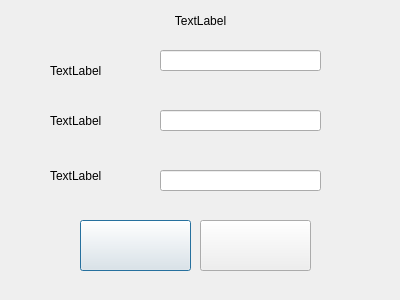
<?xml version="1.0" encoding="UTF-8"?>
<ui version="4.0">
 <class>Register</class>
 <widget class="QDialog" name="Register">
  <property name="geometry">
   <rect>
    <x>0</x>
    <y>0</y>
    <width>400</width>
    <height>300</height>
   </rect>
  </property>
  <property name="cursor">
   <cursorShape>ArrowCursor</cursorShape>
  </property>
  <property name="windowTitle">
   <string>注册</string>
  </property>
  <widget class="QLineEdit" name="username">
   <property name="geometry">
    <rect>
     <x>160</x>
     <y>50</y>
     <width>161</width>
     <height>21</height>
    </rect>
   </property>
   <property name="text">
    <string/>
   </property>
  </widget>
  <widget class="QLabel" name="label">
   <property name="geometry">
    <rect>
     <x>50</x>
     <y>50</y>
     <width>101</width>
     <height>41</height>
    </rect>
   </property>
   <property name="text">
    <string>TextLabel</string>
   </property>
  </widget>
  <widget class="QLineEdit" name="password">
   <property name="geometry">
    <rect>
     <x>160</x>
     <y>110</y>
     <width>161</width>
     <height>21</height>
    </rect>
   </property>
   <property name="text">
    <string/>
   </property>
   <property name="echoMode">
    <enum>QLineEdit::Password</enum>
   </property>
  </widget>
  <widget class="QLabel" name="label_2">
   <property name="geometry">
    <rect>
     <x>50</x>
     <y>100</y>
     <width>101</width>
     <height>41</height>
    </rect>
   </property>
   <property name="text">
    <string>TextLabel</string>
   </property>
  </widget>
  <widget class="QLineEdit" name="checkpassword">
   <property name="geometry">
    <rect>
     <x>160</x>
     <y>170</y>
     <width>161</width>
     <height>21</height>
    </rect>
   </property>
   <property name="text">
    <string/>
   </property>
   <property name="echoMode">
    <enum>QLineEdit::Password</enum>
   </property>
  </widget>
  <widget class="QLabel" name="label_3">
   <property name="geometry">
    <rect>
     <x>50</x>
     <y>150</y>
     <width>101</width>
     <height>51</height>
    </rect>
   </property>
   <property name="text">
    <string>TextLabel</string>
   </property>
  </widget>
  <widget class="QPushButton" name="register_button">
   <property name="geometry">
    <rect>
     <x>80</x>
     <y>220</y>
     <width>111</width>
     <height>51</height>
    </rect>
   </property>
   <property name="cursor">
    <cursorShape>PointingHandCursor</cursorShape>
   </property>
   <property name="styleSheet">
    <string notr="true">border-image: url(:/img/resources/register.jpg);</string>
   </property>
   <property name="text">
    <string/>
   </property>
  </widget>
  <widget class="QPushButton" name="cancel_button">
   <property name="geometry">
    <rect>
     <x>200</x>
     <y>220</y>
     <width>111</width>
     <height>51</height>
    </rect>
   </property>
   <property name="cursor">
    <cursorShape>PointingHandCursor</cursorShape>
   </property>
   <property name="styleSheet">
    <string notr="true">border-image: url(:/img/resources/cancel.jpg);</string>
   </property>
   <property name="text">
    <string/>
   </property>
  </widget>
  <widget class="QLabel" name="error_msg">
   <property name="enabled">
    <bool>true</bool>
   </property>
   <property name="geometry">
    <rect>
     <x>20</x>
     <y>10</y>
     <width>361</width>
     <height>21</height>
    </rect>
   </property>
   <property name="text">
    <string>TextLabel</string>
   </property>
   <property name="alignment">
    <set>Qt::AlignCenter</set>
   </property>
  </widget>
 </widget>
 <resources/>
 <connections/>
</ui>
